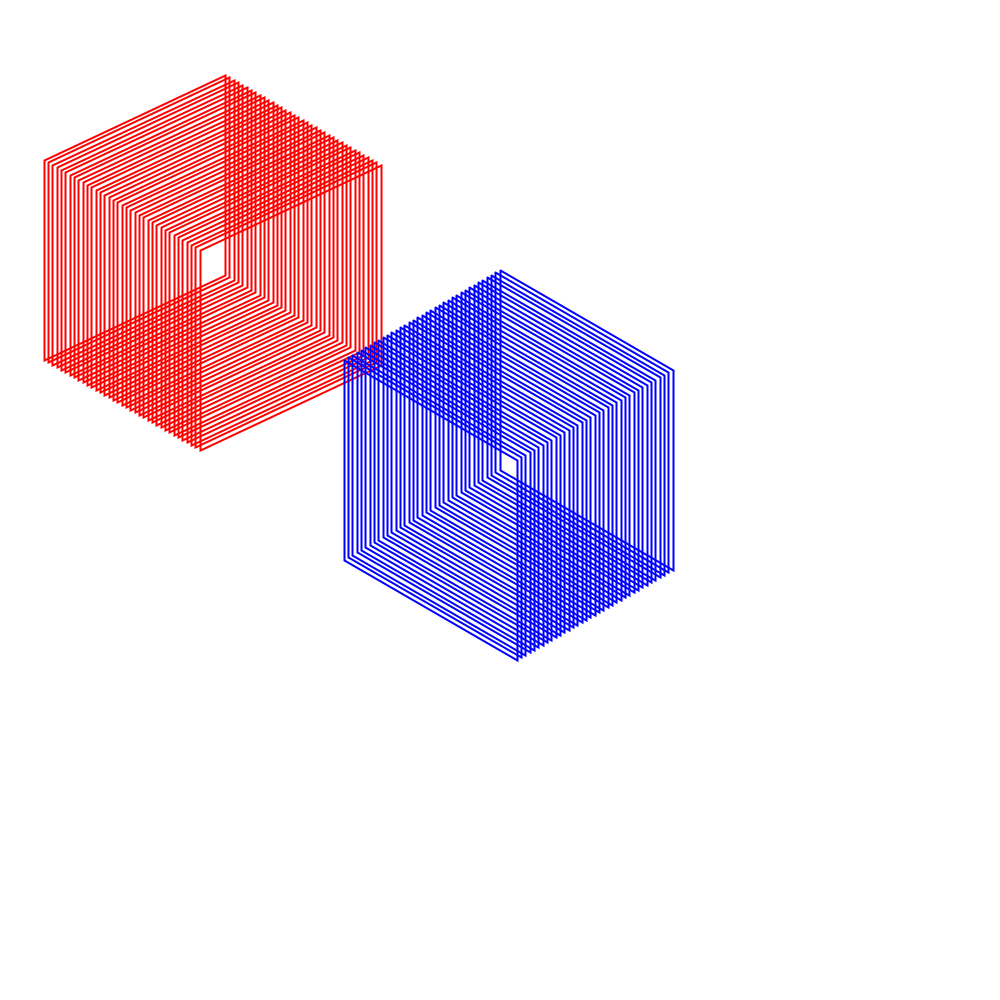
Frame 1 (no input)
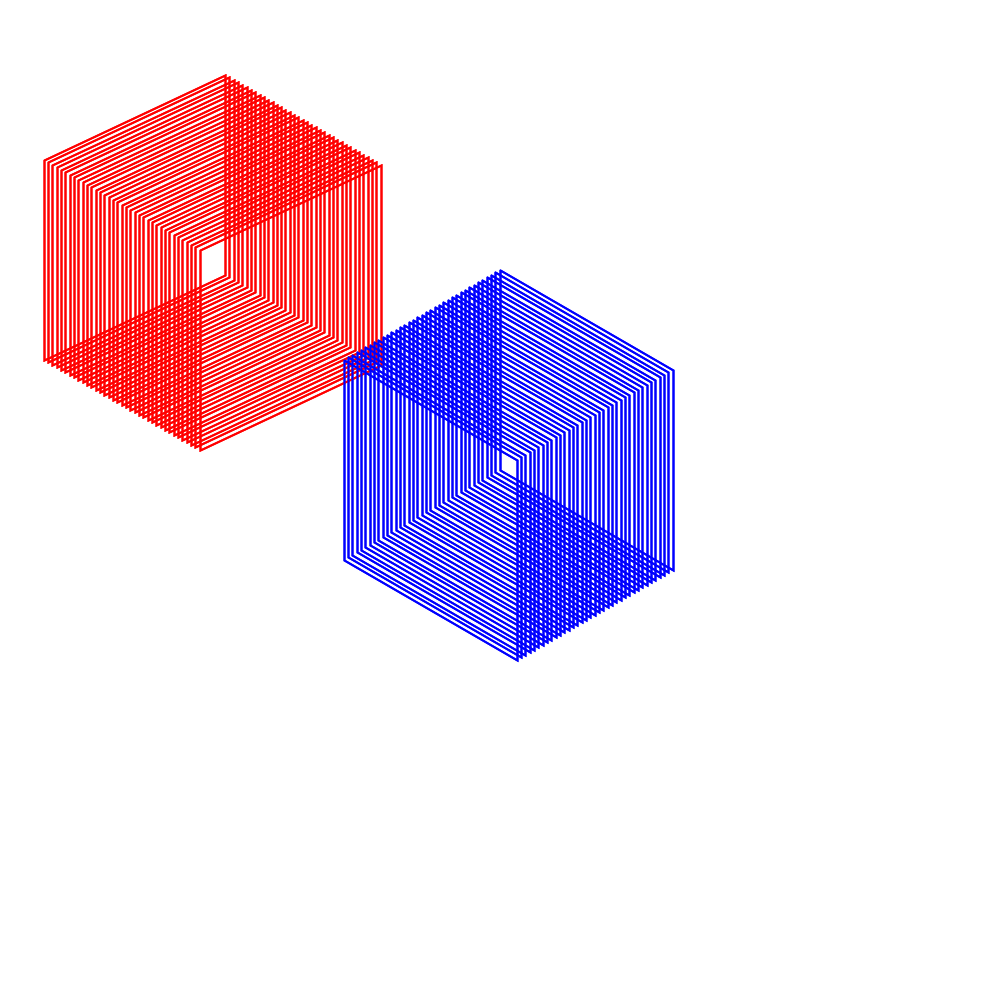
Frame 2 (the mouse pressed at the canvas centre, redrawn once)

The Processing sketch that drew these frames (run headless with seeded random() and noise(); the mouse was pressed at the canvas centre and the sketch redrawn once):

// Processing sketch: cubes3
// ── cubes3.pde
float angle2D = radians(30);

void setup() {
  background(255);
  noLoop();
  smooth();
  size(1000,1000);
}

void draw() { 
  int k;
  strokeWeight(2);
  stroke(255, 0, 0);
  for(k = 0; k < 37; k++) {
    noFill();
    drawRect(200, 250, 200, 200, k*5, 25);
  }
  stroke(0, 0, 255);
  for(k = 0; k < 37; k++) {
    noFill();
    drawRect(500, 270, 200, 200, k*5, -30);
  }
  //stroke(0);
  //for(k = 0; k < 37; k++) {
  //  noFill();
  //  drawRect(270, 670, 200, 200, k*5, 20);
  //}
  
}

void drawRect(float initialX, float initialY,int lenx, int lenY, int z, int angle) {
  int dir = 1;
  if(angle < 0) {
    dir = -1;
  }
  initialX = initialX - z*cos(angle2D);
  initialY = initialY - z*sin(angle2D)*dir;
  
  beginShape();
  vertex(initialX, initialY);
  vertex(initialX + (lenx * cos(radians(angle))), initialY - (lenx * sin(radians(angle))));
  vertex(initialX + (lenx * cos(radians(angle))) , initialY + lenY - (lenx * sin(radians(angle))));
  vertex(initialX, initialY + lenY);
  vertex(initialX, initialY);
  endShape();
}
